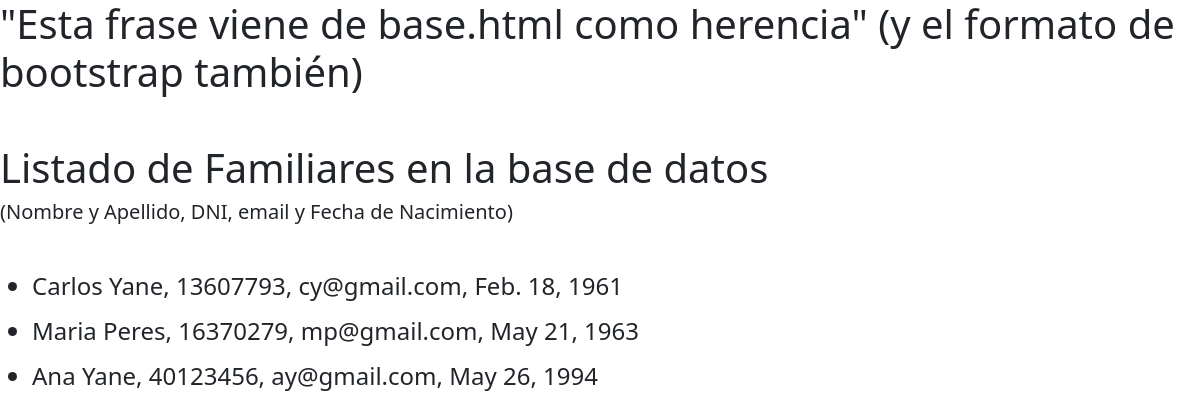
The page /familiares/ on the database as committed earlier.
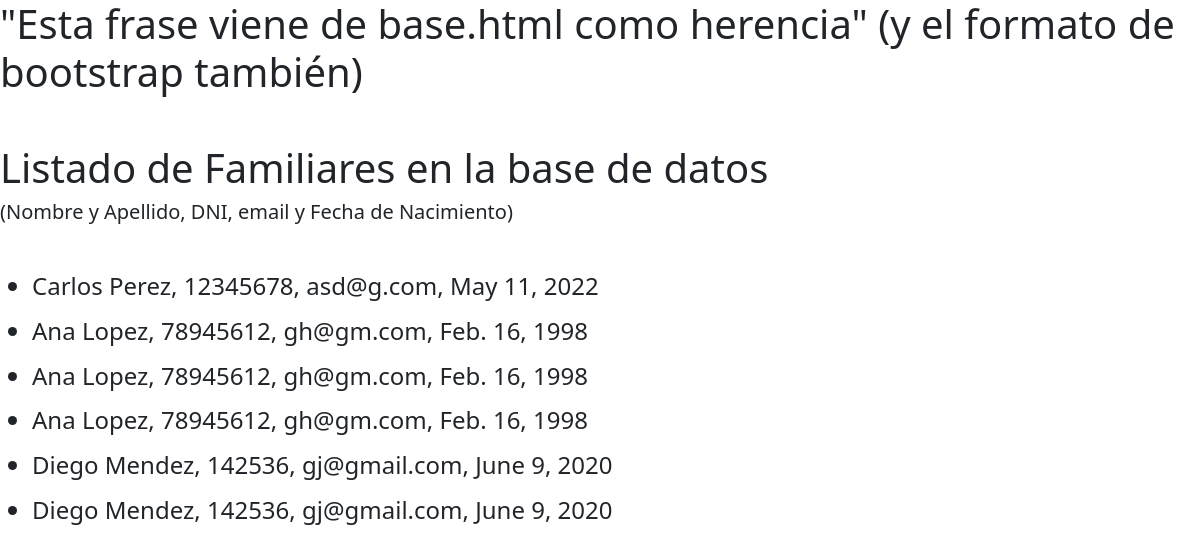
The same page on the database as committed later.
### DatosFlia/models.py (models this page shows)
class Familiar(models.Model):
    nombre = models.CharField(max_length=40)
    apellido = models.CharField(max_length=40)
    dni = models.IntegerField()
    email = models.EmailField(max_length=100)
    fecha_nacimiento = models.DateField() #(YYYY-MM-DD)

### DatosFlia/views.py (the view)
# urls.py: path('familiares/', listar_familiar),
def listar_familiar(request):
    context = {
        "familiares": Familiar.objects.all(),
    }
    return render(request,"DatosFlia/familiares.html",context)

### DatosFlia/templates/DatosFlia/familiares.html
{% extends 'DatosFlia/base.html' %}
    {% block content %}
    <h1>Listado de Familiares en la base de datos</h1>
    <h5>(Nombre y Apellido, DNI, email y Fecha de Nacimiento)</h5>
    <br>
    <ul>
        {% for familiar in familiares %}
            <p>
            <h4>
            <li>{{familiar.nombre}} {{familiar.apellido}}, {{familiar.dni}}, {{familiar.email}}, {{familiar.fecha_nacimiento}}</li>
            </h4>
            </p>
        {% endfor %}
    </ul>
    {% endblock %}

### DatosFlia/templates/DatosFlia/base.html (shortened to what this page needs)
<!DOCTYPE html>
<html lang="en">
<head>
    <link href="https://cdn.jsdelivr.net/npm/bootstrap@5.2.0-beta1/dist/css/bootstrap.min.css" rel="stylesheet"
>
</head>
<body>
        <h1>"Esta frase viene de base.html como herencia" (y el formato de bootstrap también)</h1>
        <br>
        {% block content %}{% endblock %}
</body>
</html>

Rows that differ between the two databases and show on the page:
changed Familiar "Carlos": apellido "Yane" → "Perez"; dni "13607793" → "12345678"; email "cy@gmail.com" → "asd@g.com"; fecha_nacimiento "Feb. 18, 1961" → "May 11, 2022"
changed Familiar (number 2 of 6 on the later page): nombre "Maria" → "Ana"; apellido "Peres" → "Lopez"; dni "16370279" → "78945612"; email "mp@gmail.com" → "gh@gm.com"; fecha_nacimiento "May 21, 1963" → "Feb. 16, 1998"
changed Familiar (number 3 of 6 on the later page): apellido "Yane" → "Lopez"; dni "40123456" → "78945612"; email "ay@gmail.com" → "gh@gm.com"; fecha_nacimiento "May 26, 1994" → "Feb. 16, 1998"
added Familiar: nombre "Ana", apellido "Lopez", dni "78945612", email "gh@gm.com", fecha_nacimiento "Feb. 16, 1998"
added Familiar: nombre "Diego", apellido "Mendez", dni "142536", email "gj@gmail.com", fecha_nacimiento "June 9, 2020"
added Familiar: nombre "Diego", apellido "Mendez", dni "142536", email "gj@gmail.com", fecha_nacimiento "June 9, 2020"
